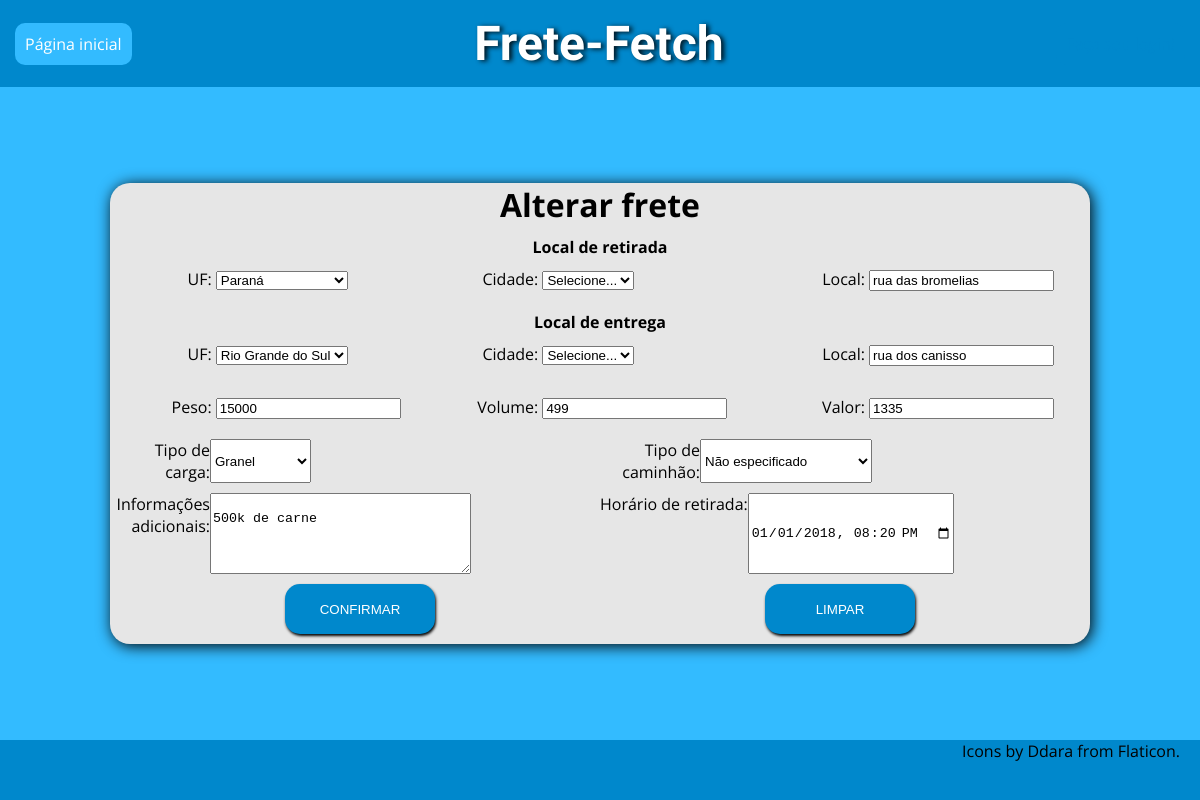
Screenshot of /cadastro_frete.php?ciot=5 with the database file from the repository.
### tables this page shows
CREATE TABLE `frete` (
  `ciot` bigint(20) UNSIGNED NOT NULL,
  `valor` decimal(10,0) NOT NULL,
  `peso` decimal(10,0) NOT NULL,
  `volume` decimal(10,0) NOT NULL,
  `ret_local` varchar(50) NOT NULL,
  `ent_local` varchar(50) NOT NULL,
  `ret_dthr` datetime NOT NULL,
  `ent_dthr` datetime DEFAULT NULL,
  `tipo_cami` varchar(3) DEFAULT NULL,
  `contratante` decimal(10,0) NOT NULL,
  `motorista` decimal(10,0) DEFAULT NULL,
  `ret_cidad` varchar(3) NOT NULL,
  `ent_cidad` varchar(3) NOT NULL,
  `tipo` varchar(3) NOT NULL,
  `obs` varchar(50) DEFAULT NULL
);

### cadastro_frete.php (the view, shortened to what this page needs)
<?php
	$form_action="cadastros/cad_frete.php";
	if (isset($_GET['ciot'])){
		$titulo="Alterar frete";
		$form_action="cadastros/alt_frete.php";
		$sql="select
				f.*,
				cretirada.sigla  as sigcr,
				cretirada.estado as siger,
				centrega.sigla   as sigce,
				centrega.estado  as sigee
			from frete f
			join cidade cretirada on
				cretirada.sigla=f.ret_cidad
			join cidade centrega on
			    centrega.sigla=f.ent_cidad
			where ciot = ?";
		$con = new PDO("mysql:host=localhost;dbname=ff;charset=UTF8", "root", "");
		$rs = $con->prepare($sql);
		$rs->bindParam(1, $_GET['ciot']);
		$rs->execute();
		$row = $rs->fetch(PDO::FETCH_OBJ);
	}else{
		$titulo="Solicitar serviço";
	}
	include "includes/header_cadastro_frete.php";
?>
<div class="container">
	<h1 style="text-align: center;"><?=$titulo;?></h1>
	<form action="<?=$form_action?>" method="post" id="form-frete">
	    <div class="local-item">
	    	<h4>Local de retirada</h4>
	    	<div>
	    		<label for="uf" class="label-alinhado">UF:</label>
		    	<select onchange="carregaCidades(this.value, 'ret_cidad')" id="uf" name="uf" required>
					<?php
						include "includes/conexao.php";
						$sql = "select nome, sigla from estado order by 1";
						$estados = mysqli_query($conexao, $sql);
						while ($estado = mysqli_fetch_array($estados)) {
							$s = (isset($row->sigcr) && ($row->siger==$estado['sigla'])) ? 'selected' : '';
							echo "<option value='".$estado['sigla']."' $s>".$estado['nome']."</option>";
					}?>
		    	</select>
		    	<br><span class="msg-erro label-alinhado" id="msg-uf-inicial"></span>
	    	</div>
		    <div>
		    	<label for="ret_cidad" class="label-alinhado">Cidade:</label>
		    	<select id="ret_cidad" name="ret_cidad" required>
		    		<option value="">Selecione...</option>
		    	</select>
		    	<br><span class="msg-erro label-alinhado" id="msg-ret-cidad"></span>
	    	</div>
	    	<div>
		    	<label for="ret_local" class="label-alinhado">Local:</label>
		    	<input type="text" id="ret-local" name="ret_local" maxlength="50" <?=isset($row->ret_local) ? "value='$row->ret_local'" : "" ?>>
		    	<br><span class="msg-erro label-alinhado" id="msg-ret-local"></span>
	    	</div>
	    </div>
			<div class="local-item">
			<h4>Local de entrega</h4>
	    	<div>
	    		<label for="uf-dest" class="label-alinhado">UF:</label>
		    	<select onchange="carregaCidades(this.value, 'ent_cidad')" id="uf-dest"  name="uf-dest"  required>
					<?php
						$sql = "select nome, sigla from estado order by 1";
						$estados = mysqli_query($conexao, $sql);
						while ($estado = mysqli_fetch_array($estados)) {
							$s = (isset($row->sigce) && ($row->sigee==$estado['sigla'])) ? 'selected' : '';
							echo "<option value='".$estado['sigla']."' $s>".$estado['nome']."</option>";
					}?>
		    	</select>
		    	<br><span class="msg-erro label-alinhado" id="msg-uf-final"></span>
	    	</div>
		    <div>
		    	<label for="ent_cidad" class="label-alinhado">Cidade:</label>
		    	<select id="ent_cidad"  name="ent_cidad" required>
		    		<option value="">Selecione...</option>
		    	</select>
		    	<br><span class="msg-erro label-alinhado" id="msg-ent-cidade"></span>
	    	</div>
	    	<div>
	    		<label for="ent_local" class="label-alinhado">Local:</label>
	    		<input type="text" name="ent_local" maxlength="50" id="ent_local" <?=isset($row->ent_local) ? "value='$row->ent_local'" : "" ?>>
	    		<br><span class="msg-erro label-alinhado" id="msg-ent-local"></span>
	    	</div>
	    </div>
	    <div class="local-item">
	    	<div>
		    	<label for="peso" class="label-alinhado">Peso:</label>
		    	<input type="number" id="peso" name="peso" min="1" required <?=isset($row->peso) ? "value='$row->peso'" : "1" ?>>
		    	<br><span class="msg-erro label-alinhado" id="msg-peso"></span>
			</div>
		    <div>
		    	<label for="volume" class="label-alinhado">Volume:</label>
		    	<input type="number" id="volume" name="volume" min="1" required <?=isset($row->volume) ? "value='$row->volume'" : "1" ?>>
		    	<br><span class="msg-erro label-alinhado" id="msg-volume"></span>
			</div>
			<div>
		    	<label for="valor" class="label-alinhado">Valor:</label>
		    	<input type="number" id="valor" name="valor" " min="1" required <?=isset($row->valor) ? "value='$row->valor'" : "1" ?>>
		    	<br><span class="msg-erro label-alinhado" id="msg-valor"></span>
			</div>
	    </div>
	    <div class="form-item">
	    	<div>
	    		<label for="tipo" class="label-alinhado">Tipo de carga:</label>
		    	<select id="tipo" name="tipo" required>
		    		<?php
		    			include_once "includes/conexao.php";
		    			$r=mysqli_query($conexao, "select sigla, descr from tpcarga;");
		    			while ($tp = mysqli_fetch_array($r)) {
		    				$tpc = (isset($row->tipo) && ($row->tipo==$tp['sigla'])) ? 'selected' : '';
		    				echo "<option value='".$tp['sigla']."' $tpc>".$tp['descr']."</option>";
		    			}
		    		?>
		    	</select>
		    	<br><span class="msg-erro label-alinhado" id="msg-slct-tipo"></span>
	    	</div>
	    	<div>
	    		<label for="tipo_cami" class="label-alinhado">Tipo de caminhão:</label>
		    	<select id="tipo_cami" name="tipo_cami" required>
		    		<?php
		    			include_once "includes/conexao.php";
		    			$s=mysqli_query($conexao, "select sig, descr from tpcaminhao;");
		    			while ($tp = mysqli_fetch_array($s)) {
		    				$c = (isset($row->tipo_cami) && ($row->tipo_cami==$tp['sig'])) ? 'selected' : '';
		    				echo "<option value='".$tp['sig']."' $c>".$tp['descr']."</option>";
		    			}
		    		?>
		    	</select>
		    	<br><span class="msg-erro label-alinhado" id="msg-tipo-cami"></span>
	    	</div>
	    </div>
	    <div class="form-item">
	    	<div>
		    	<label for="obs" class="label-alinhado">Informações adicionais:</label>
		    	<textarea cols="30" rows="5" id="obs" name="obs">
		    		<?= isset($row->obs) ? $row->obs  : ""  ?>
		    	</textarea>
		    	<br><span class="msg-erro label-alinhado" id="msg-obs"></span>
	    	</div>
	    	<div>
	    		<label for="ret_dthr">Horário de retirada:</label>
	    		<?php
	    			if(isset($row->ret_dthr)){
		    			$date = new DateTime($row->ret_dthr);
		    			$dataInput = $date->format('Y-m-d\TH:i:s');
	    			}else
	    				$dataInput = "";
	    		?>
	    		<input type="datetime-local" id="ret_dthr" name="ret_dthr" value="<?=$dataInput?>">
	    	</div>
	    </div>
	    <div class="form-buttons">
			   <input type="submit" id="botao" value="Confirmar">
			   <input type="reset" id="botao-limpar" value="Limpar">
		</div>
	</form>
</div>
<?php
	include "includes/footer.php";
?>

### includes/header_cadastro_frete.php (shortened to what this page needs)
<!DOCTYPE.php>
<html lang="pt-br">
	<head>
		<link rel="stylesheet" href="css/cadastro_frete.css">
	</head>
<body>
	<header>
		<a href="index.php" class="opcoes-desk"><div>Página inicial</div></a>
		<h1>Frete-Fetch</h1>
		<a href="login.php" class="opcoes-desk"><div style="background-color: #0088cc; color: #0088cc;">Faça seu login!</div></a>
	</header>

### includes/footer.php (shortened to what this page needs)
	<footer class="c5">
		<p style="text-align: right; padding-right: 20px;">Icons by <a href="https://www.flaticon.com/authors/ddara" style="text-decoration: none; color: black;">Ddara</a> from <a href="https://www.flaticon.com/" style="text-decoration: none; color: black;">Flaticon</a>.</p>
	</footer>
</body>
</html>

### css/cadastro_frete.css (style rules this page uses)
* { box-sizing: border-box; margin: 0; }
a { text-decoration: none; color: black; }
body { min-height: 100vh; font-family: "Open Sans", sans-serif; margin: 0; display: flex; flex-flow: column wrap; align-items: center; justify-content: space-between; background-color: #33bbff }
header, footer { width: 100%; background-color: #0088cc; }
header div { background-color: #33bbff; padding: 10px; border-radius: 10px; color: white; }
header { display: flex; justify-content: space-between; align-items: center; padding: 15px; }
footer { height: 60px; }
h4 { width: 100%; text-align: center; }
.container { margin: 10px; border-radius: 20px; background-color: #33bbff; width: 980px; background-color: #e6e6e6; box-shadow: 2px 2px 15px; }
.form-item { display: flex; flex-flow: row wrap; margin: 10px 0px 10px 0px; }
.form-item div { display: flex; flex-flow: row wrap; width: 50%; }
.label-alinhado { display: inline-block; width: 100px; text-align: right; }
header h1 { position: relative; font-family: 'Gamja Flower', cursive; padding-left: 10px; color: #ffffff; font-size: 3em; text-shadow: 3px 1px 5px #00111a; }
.form-buttons { margin: 10px; display: flex; justify-content: space-around; }
.form-buttons input { width: 150px; height: 50px; border: 0; border-radius: 15px; box-shadow: 1px 2px 3px black; background-color: #0088cc; text-transform: uppercase; color: #ffffff; }
.local-item { display: flex; flex-flow: row wrap; justify-content: space-around; margin: 10px 0px 10px 0px; }
.local-item div { margin:10px 0px 10px 0px; width: 33%; }

### rows the page displays
frete: ret_local "rua das bromelias", ent_local "rua dos canisso", peso "15000", volume "499", valor "1335", obs "500k de carne", ret_dthr "01/01/2018 20:20"

### other values shown
$titulo "Alterar frete"
form field uf "Paraná"
form field uf-dest "Rio Grande do Sul"
form field tipo "Granel"
form field tipo_cami "Não especificado"
